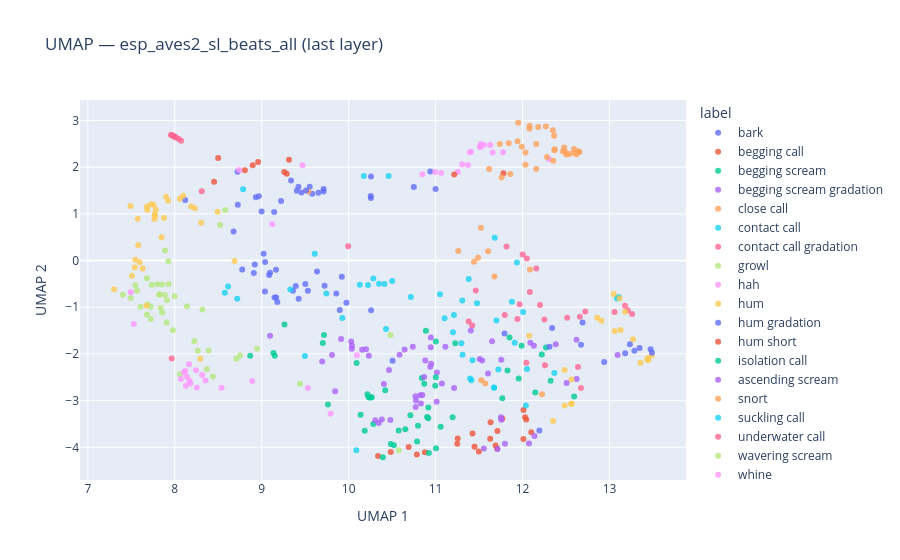

Write notebook code for a chart like this one.
### Markdown cell above
## 4. UMAP Visualisation

### Code cell
hover = [f"{row['path'].split('/')[-1]}<br>Type: {row['call_type']}" for _, row in df.iterrows()]

fig_beats = plot_umap(beats_embs, labels=labels, title=f"UMAP — {BEATS_MODEL} (last layer)", hover_text=hover)
fig_beats.show()
fig_umap_beats_static = plot_umap_static(beats_embs, labels=labels, title=f"UMAP — {BEATS_MODEL} (last layer) — static")
display(fig_umap_beats_static)
